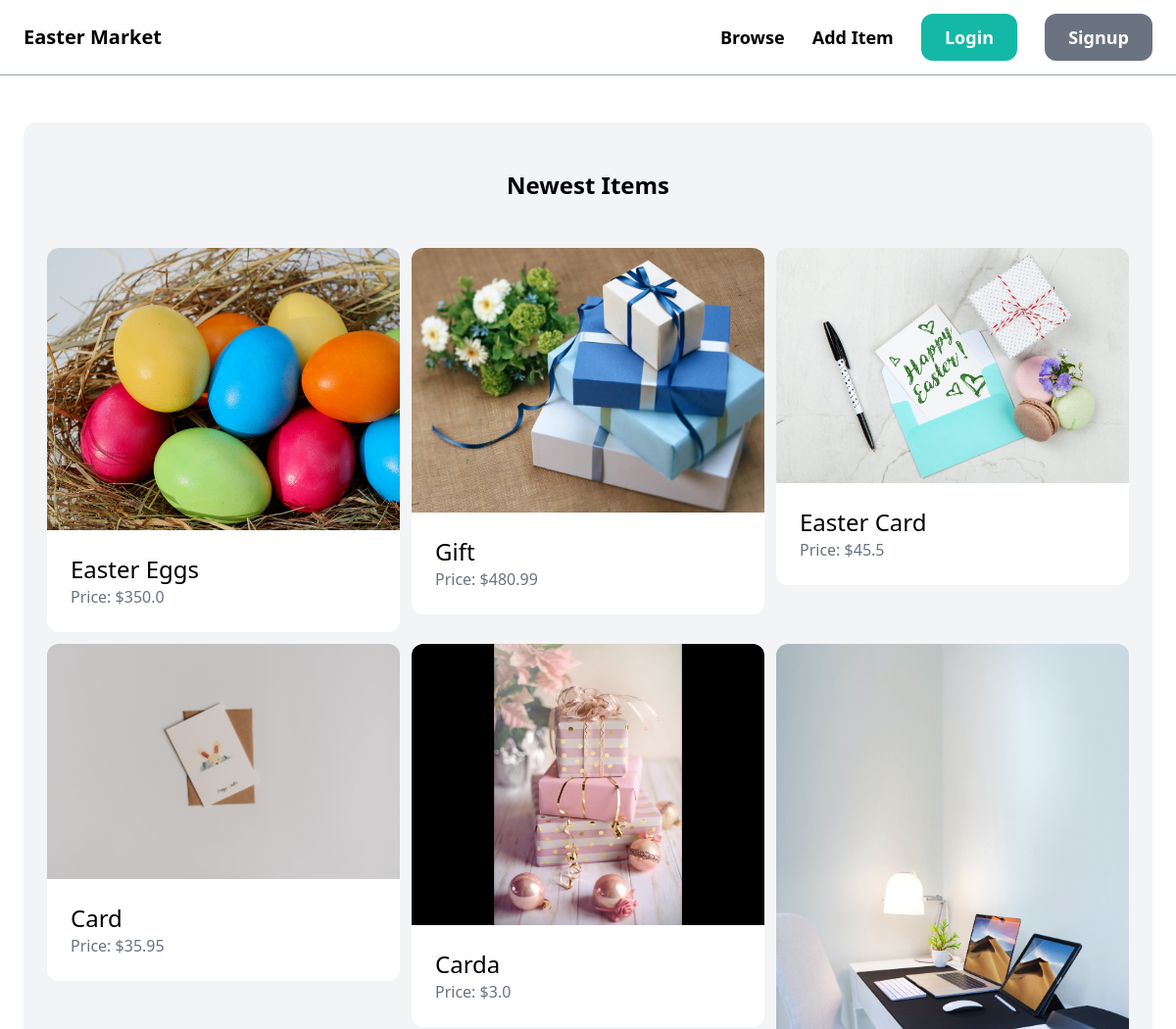
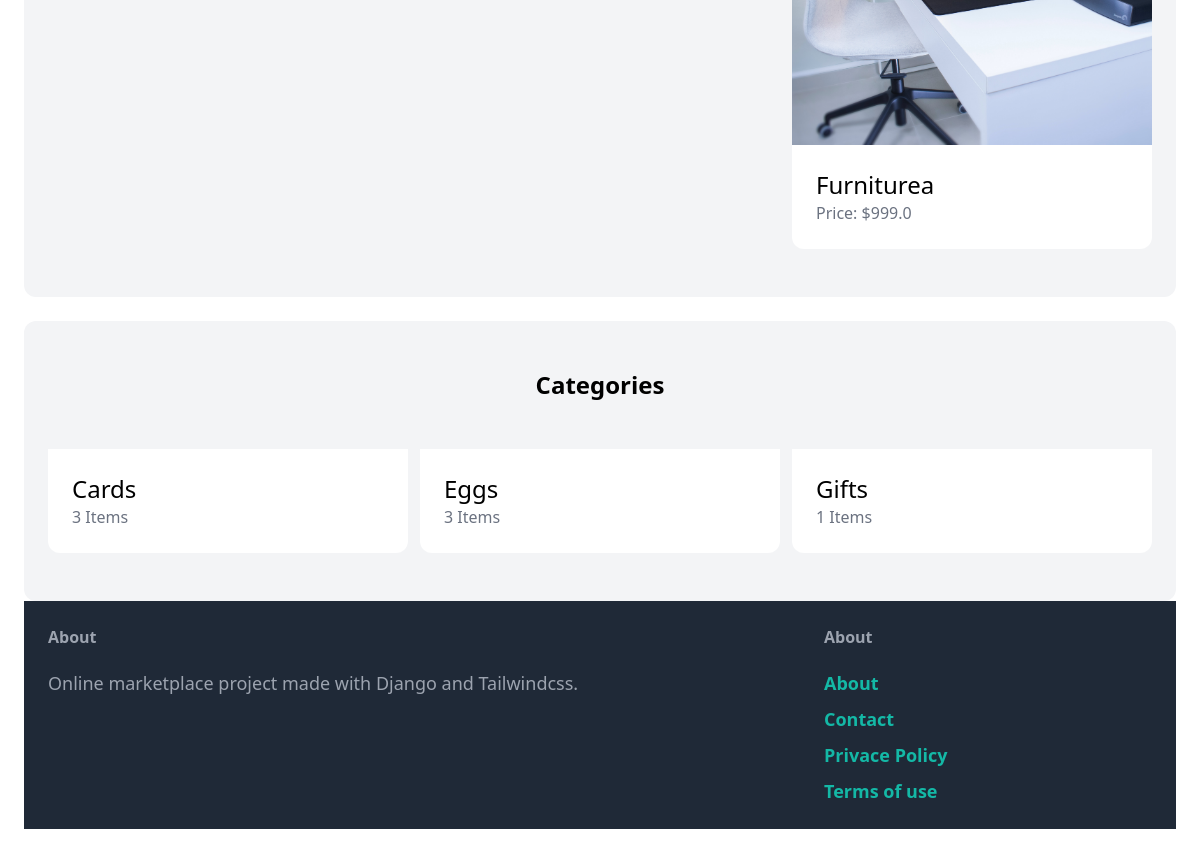
The app's page /, older data (2 pictures, top to bottom).
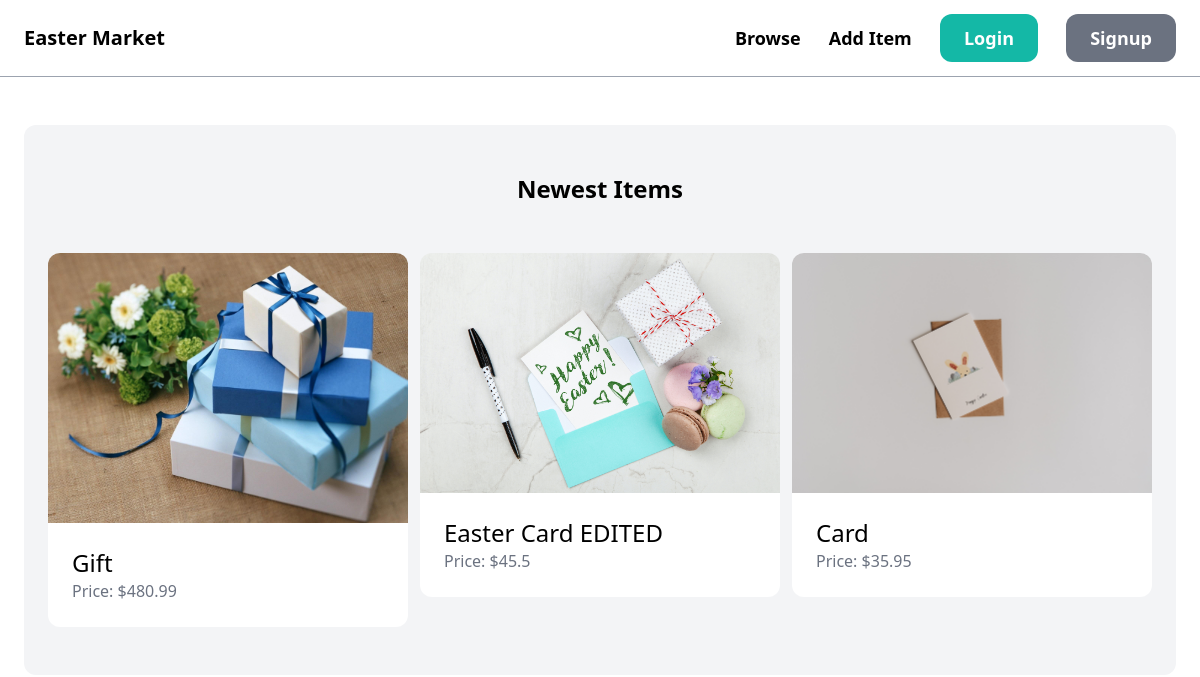
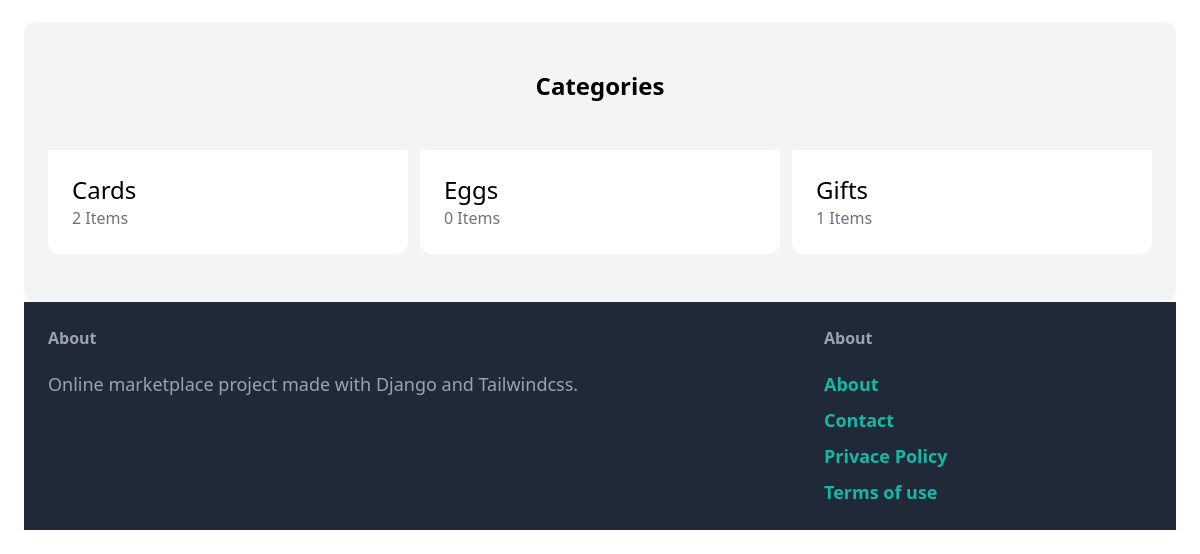
The same page, newer data (2 pictures, top to bottom).
### item/models.py (models this page shows, shortened)
class Item(models.Model):
    name = models.CharField(max_length=255)
    category = models.ForeignKey(Category, related_name="items", on_delete=models.CASCADE)
    description = models.TextField(blank=True, null=True)
    price = models.FloatField()
    image = models.ImageField(upload_to="items_images", blank=True, null=True)
    is_sold = models.BooleanField(default=False)
    created_by = models.ForeignKey(User, related_name="items", on_delete=models.CASCADE)
    created_at = models.DateTimeField(auto_now_add=True)

class Category(models.Model):
    name = models.CharField(max_length=255)
    class Meta:
        ordering = ("name",)
        verbose_name_plural = "Catagories"

### core/views.py (the view)
# urls.py: path('', views.index, name='index'),
def index(request):
    items = Item.objects.filter(is_sold=False)[0:6]
    categories = Category.objects.all()
    return render(request, 'core/index.html',
                  {'categories':categories,
                  'items':items,})

### core/templates/core/index.html (shortened to what this page needs)
{% extends 'core/base.html' %}
{%block content%}
   <div class="mt-6 px-6 py-12 bg-gray-100 rounded-xl">
        <h2 class="mb-12 text-2xl text-center font-bold">Newest Items</h2>
        <div class="grid grid-cols-3 gap-3">
            {%for item in items%}
                <div>
                    <a href="{% url 'item:detail' item.id %}">
                        <img src="{{item.image.url}}" class="rounded-t-xl">
                <div class="p-6 bg-white rounded-b-xl">
                    <h2 class="text-2xl">{{ item.name}}</h2>
                    <p class="text-gray-500">Price: ${{item.price}} </p>
                </div>
                    </a>
                </div>
            {% endfor %}
        </div>
    </div>
    <div class='mt-6 px-6 py-12 bg-gray-100 rounded-xl'>
        <h2 class="text-2xl mb-12 text-center font-bold">Categories</h2>
        <div class="grid gap-3 grid-cols-3 ">
            {%for category in categories%}
            <div class="p-6 bg-white rounded-b-xl">
                <h2 class="text-2xl">{{ category.name}}</h2>
                <p class="text-gray-500">{{category.items.count}} Items</p>
            </div>
            {%endfor%}
        </div>
{%endblock%}

### core/templates/core/base.html (shortened to what this page needs)
<!doctype html>
<html>
    <head>
        <script src="https://cdn.tailwindcss.com"></script>
    </head>
    <body>
        <nav class="px-6 py-6 flex justify-between items-center border-b border-gray-400">
            <a href="/" class="text-xl font-semibold ">Easter Market</a>
            <div class="space-x-6">
                <a href="{%url 'item:items' %}" class="text-lg font-semibold hover:text-gray-500">Browse</a>
                <a href="{%url 'item:new'%}" class="text-lg font-semibold hover:text-gray-500">Add Item</a>
                {%if request.user.is_authenticated %}
                <a href="{%url 'core:login'%}" class="px-6 py-3 text-lg font-semibold bg-teal-500 text-white rounded-xl hover:bg-teal-700">Inbox</a>
                <a href="{%url 'dashboard:index'%}" class="px-6 py-3 text-lg font-semibold bg-gray-500 text-white rounded-xl hover:bg-gray-700">Dashboard</a>
                <a href="#" class="px-6 py-3 text-lg font-semibold bg-red-500 text-white rounded-xl hover:bg-red-700">Logout</a>
                {%else%}
                <a href="{%url 'core:login'%}" class="px-6 py-3 text-lg font-semibold bg-teal-500 text-white rounded-xl hover:bg-teal-700">Login</a>
                <a href="{%url 'core:signup'%}" class="px-6 py-3 text-lg font-semibold bg-gray-500 text-white rounded-xl hover:bg-gray-700">Signup</a>
                {%endif%}
            </div>
        </nav>
        <div class="px-6 py-6">
            {% block content %}
            {% endblock content %}
        </div>
        <footer class="px-6 py-6 flex justify-between bg-gray-800 ">
            <div class="w-2/3 pr-10">
                <h3 class="mb-5 font-semibold text-gray-400">About</h3>
                <p class="text-lg text-gray-400">Online marketplace project made with Django and Tailwindcss.</p>
            </div>
            <div class="w-1/3 pl-10 ">
                <h3 class="mb-5 font-semibold text-gray-400">About</h3>
                <ul class="space-y-2">
                    <li><a href="#" class="text-lg font-semibold hover:text-teal-700 text-teal-500">About</a></li>
                    <li><a href="{% url 'core:contact'%}" class="text-lg font-semibold hover:text-teal-700 text-teal-500">Contact</a></li>
                    <li><a href="#" class="text-lg font-semibold hover:text-teal-700 text-teal-500">Privace Policy</a></li>
                    <li><a href="#" class="text-lg font-semibold hover:text-teal-700 text-teal-500">Terms of use</a></li>
                </ul>
            </div>
        </footer>
    </body>
</html>

Row changes from the older to the newer data that the page shows:
removed Item: image (picture), name "Easter Eggs", price "350.0"
removed Item: image (picture), name "Carda", price "3.0"
removed Item: image (picture), name "Furniturea", price "999.0"
changed Item: name "Easter Card" → "Easter Card EDITED"
computed for Category "Cards": items.count "3" → "2"
computed for Category "Eggs": items.count "3" → "0"
